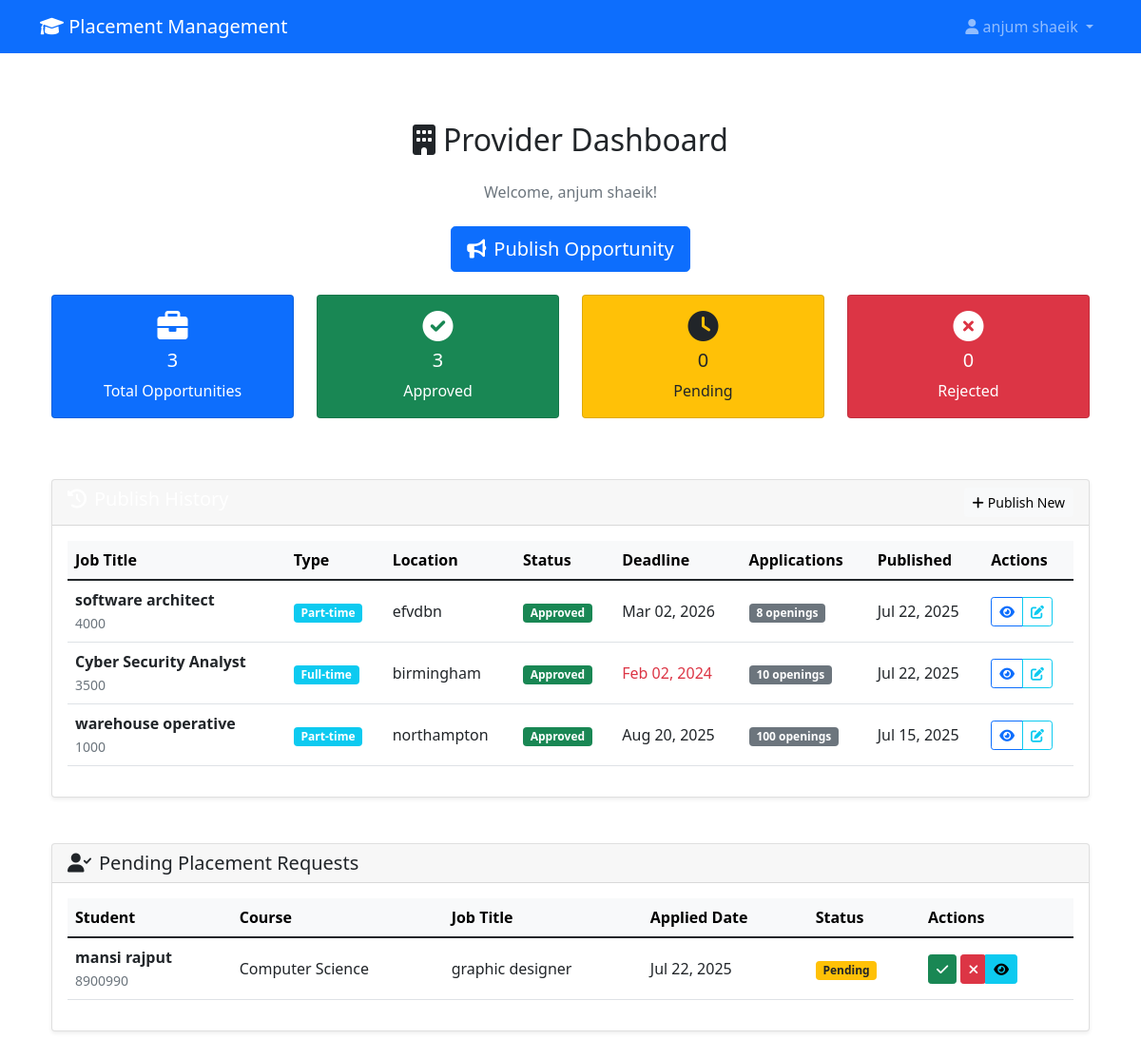
Before: /providers/dashboard/ (signed in) with the older database file.
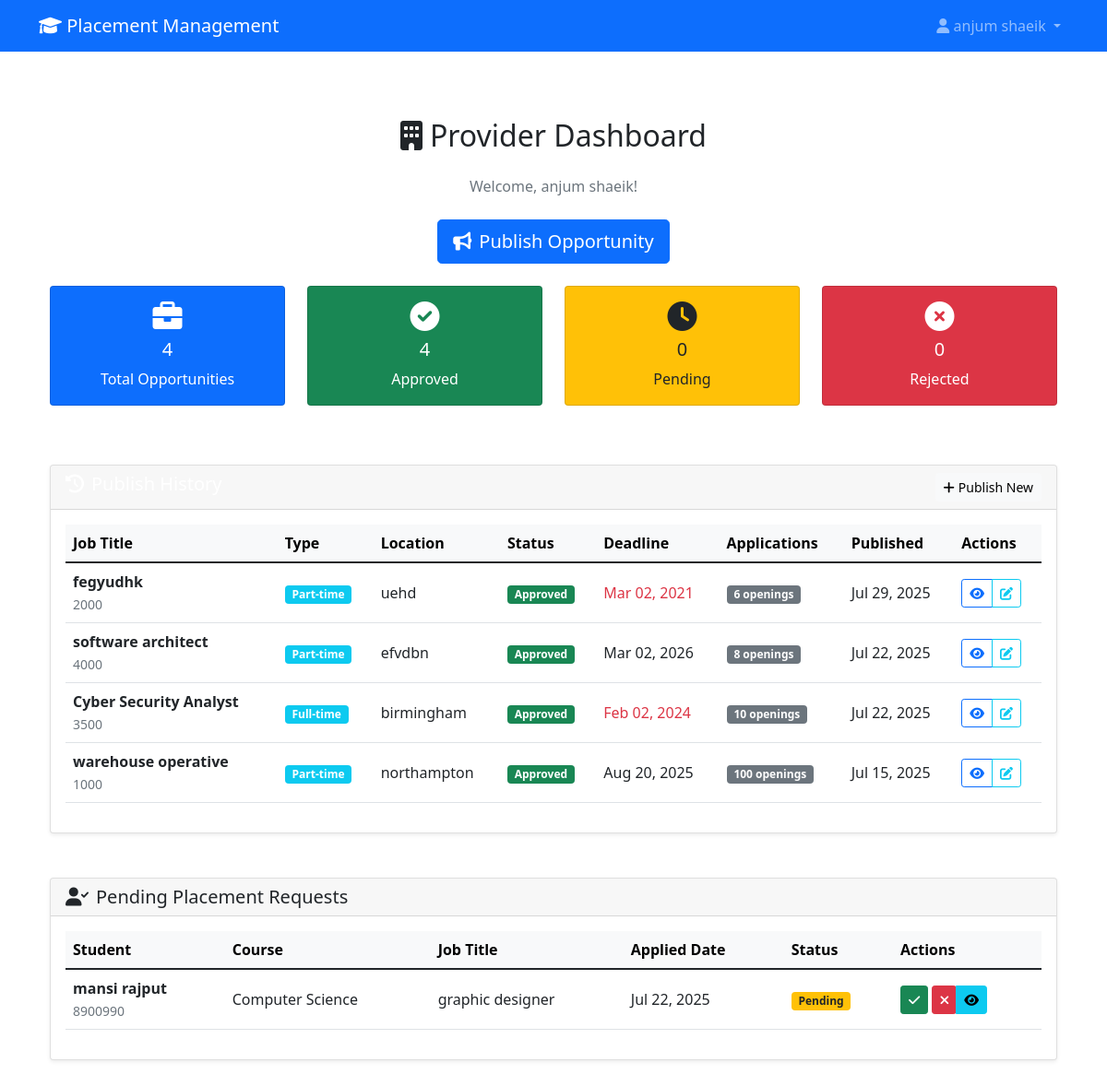
After: the same page with the newer database file.
### providers/models.py (models this page shows, shortened)
class PublishOpportunity(models.Model):
    OPPORTUNITY_TYPE_CHOICES = [
        ('internship', 'Internship'),
        ('full_time', 'Full-time'),
        ('part_time', 'Part-time'),
        ('contract', 'Contract'),
    ]
    STATUS_CHOICES = [
        ('pending', 'Pending'),
        ('approved', 'Approved'),
        ('rejected', 'Rejected'),
    ]
    provider = models.ForeignKey(ProviderProfile, on_delete=models.CASCADE, related_name='opportunities')
    title = models.CharField(max_length=200)
    description = models.TextField()
    location = models.CharField(max_length=100)
    type = models.CharField(max_length=20, choices=OPPORTUNITY_TYPE_CHOICES)
    stipend_salary = models.CharField(max_length=100, blank=True)
    application_deadline = models.DateField()
    start_date = models.DateField(null=True, blank=True)
    duration = models.CharField(max_length=50, blank=True)
    number_of_openings = models.PositiveIntegerField(null=True, blank=True)
    eligibility = models.TextField(blank=True)
    contact_email = models.EmailField()
    status = models.CharField(max_length=10, choices=STATUS_CHOICES, default='pending')
    created_at = models.DateTimeField(auto_now_add=True)
    updated_at = models.DateTimeField(auto_now=True)

### placements/models.py (models this page shows, shortened)
class PlacementRequest(models.Model):
    STATUS_CHOICES = (
        ('pending', 'Pending'),
        ('approved_by_provider', 'Approved by Provider'),
        ('approved_by_tutor', 'Approved by Tutor'),
        ('rejected', 'Rejected'),
        ('completed', 'Completed'),
    )
    student = models.ForeignKey(StudentProfile, on_delete=models.CASCADE)
    provider = models.ForeignKey(ProviderProfile, on_delete=models.CASCADE)
    tutor = models.ForeignKey(
        'accounts.TutorProfile',
        on_delete=models.SET_NULL,
        null=True,
        blank=True,
        related_name='placement_requests',
        verbose_name='Assigned Tutor'
    )
    company_name = models.CharField(max_length=200)
    job_title = models.CharField(max_length=100)
    job_description = models.TextField()
    start_date = models.DateField()
    end_date = models.DateField()
    location = models.CharField(max_length=200)
    latitude = models.DecimalField(max_digits=10, decimal_places=8, null=True, blank=True)
    longitude = models.DecimalField(max_digits=11, decimal_places=8, null=True, blank=True)
    status = models.CharField(max_length=20, choices=STATUS_CHOICES, default='pending')
    documents = models.FileField(upload_to='placement_documents/', null=True, blank=True)
    created_at = models.DateTimeField(auto_now_add=True)
    updated_at = models.DateTimeField(auto_now=True)
    provider_approved_at = models.DateTimeField(null=True, blank=True)
    tutor_approved_at = models.DateTimeField(null=True, blank=True)
    approved_by_tutor = models.ForeignKey(
        User,
        on_delete=models.SET_NULL,
        null=True,
        blank=True,
        related_name='approved_placements'
    )
    tutor_comments = models.TextField(blank=True, help_text="Comments from tutor during approval/rejection")
    provider_comments = models.TextField(blank=True, help_text="Comments from provider during approval/rejection")

### accounts/models.py (models this page shows, shortened)
class StudentProfile(models.Model):
    YEAR_CHOICES = (
        (1, 'First Year'),
        (2, 'Second Year'),
        (3, 'Third Year'),
        (4, 'Fourth Year'),
    )
    user = models.OneToOneField(User, on_delete=models.CASCADE)
    student_id = models.CharField(max_length=20, unique=True, validators=[validate_student_id])
    course = models.ForeignKey(Course, on_delete=models.CASCADE, related_name='students')
    year = models.IntegerField(choices=YEAR_CHOICES)
    cgpa = models.DecimalField(max_digits=4, decimal_places=2, null=True, blank=True)
    tutor = models.ForeignKey('TutorProfile', on_delete=models.SET_NULL, null=True, blank=True, related_name='assigned_students')
    resume = models.FileField(upload_to='resumes/', null=True, blank=True)
    address = models.TextField(blank=True)

class User(AbstractUser):
    USER_TYPES = (
        ('student', 'Student'),
        ('tutor', 'Tutor'),
        ('provider', 'Provider'),
    )
    user_type = models.CharField(max_length=10, choices=USER_TYPES)
    phone = models.CharField(max_length=15, blank=True, validators=[validate_phone_number])
    is_verified = models.BooleanField(default=False)
    created_at = models.DateTimeField(auto_now_add=True)
    updated_at = models.DateTimeField(auto_now=True)

class Course(models.Model):
    name = models.CharField(max_length=100, unique=True)
    code = models.CharField(max_length=20, unique=True)
    description = models.TextField(blank=True)
    duration_years = models.IntegerField(default=4)
    is_active = models.BooleanField(default=True)
    created_at = models.DateTimeField(auto_now_add=True)
    class Meta:
        ordering = ['name']

### providers/views.py (the view)
# urls.py: path('dashboard/', views.dashboard, name='dashboard'),
@provider_required
@handle_exceptions
def dashboard(request):
    provider_profile = request.user.providerprofile
    total_opps = PublishOpportunity.objects.filter(provider=provider_profile).count()
    pending_opps = PublishOpportunity.objects.filter(provider=provider_profile, status='pending').count()
    approved_opps = PublishOpportunity.objects.filter(provider=provider_profile, status='approved').count()
    rejected_opps = PublishOpportunity.objects.filter(provider=provider_profile, status='rejected').count()
    pending_requests = PlacementRequest.objects.filter(
        provider=provider_profile,
        status='pending'
    ).select_related('student__user', 'student__course').order_by('-created_at')[:5]
    recent_opportunities = PublishOpportunity.objects.filter(
        provider=provider_profile
    ).order_by('-created_at')[:10]
    context = {
        'provider_profile': provider_profile,
        'stats': {
            'total': total_opps,
            'pending': pending_opps,
            'approved': approved_opps,
            'rejected': rejected_opps,
        },
        'pending_requests': pending_requests,
        'recent_opportunities': recent_opportunities,
        'today': date.today(),
    }
    return render(request, 'providers/dashboard.html', context)

### core/context_processors.py (called while the page is built)
def global_context(request):
    return {
        'site_name': 'Placement Management System',
        'current_year': 2024,
    }

### templates/providers/dashboard.html (shortened to what the changed rows need)
{% extends 'base.html' %}
{% block content %}
<div class="container py-5">
    <div class="row">
        <div class="col-12 text-center">
            <h2 class="mb-4">
                <i class="fas fa-building me-2"></i>Provider Dashboard
            </h2>
        </div>
    </div>
    <div class="row mt-4">
        <div class="col-md-3 mb-3">
            <div class="card bg-primary text-white h-100">
                <div class="card-body text-center">
                    <i class="fas fa-briefcase fa-2x mb-2"></i>
                    <h5 class="card-title">{{ stats.total }}</h5>
                    <p class="card-text">Total Opportunities</p>
                </div>
            </div>
        </div>
        <div class="col-md-3 mb-3">
            <div class="card bg-success text-white h-100">
                <div class="card-body text-center">
                    <i class="fas fa-check-circle fa-2x mb-2"></i>
                    <h5 class="card-title">{{ stats.approved }}</h5>
                    <p class="card-text">Approved</p>
                </div>
            </div>
        </div>
    </div>
    <div class="row mt-5">
        <div class="col-12">
            <div class="card shadow-sm">
                <div class="card-body">
                    {% if recent_opportunities %}
                    <div class="table-responsive">
                        <table class="table table-hover align-middle">
                            <thead class="table-light">
                                <tr>
                                    <th>Job Title</th>
                                    <th>Type</th>
                                    <th>Location</th>
                                    <th>Status</th>
                                    <th>Deadline</th>
                                    <th>Applications</th>
                                    <th>Published</th>
                                    <th>Actions</th>
                                </tr>
                            </thead>
                            <tbody>
                                {% for opp in recent_opportunities %}
                                <tr>
                                    <td>
                                        <strong>{{ opp.title }}</strong><br>
                                        <small class="text-muted">{{ opp.stipend_salary|default:"Salary not specified" }}</small>
                                    </td>
                                    <td>
                                        <span class="badge bg-info">{{ opp.get_type_display }}</span>
                                    </td>
                                    <td>{{ opp.location }}</td>
                                    <td>
                                        {% if opp.status == 'pending' %}
                                            <span class="badge bg-warning text-dark">Pending</span>
                                        {% elif opp.status == 'approved' %}
                                            <span class="badge bg-success">Approved</span>
                                        {% elif opp.status == 'rejected' %}
                                            <span class="badge bg-danger">Rejected</span>
                                        {% endif %}
                                    </td>
                                    <td>
                                        {% if opp.application_deadline %}
                                            <span class="{% if opp.application_deadline < today %}text-danger{% endif %}">
                                                {{ opp.application_deadline|date:"M d, Y" }}
                                            </span>
                                        {% else %}
                                            <span class="text-muted">No deadline</span>
                                        {% endif %}
                                    </td>
                                    <td>
                                        <span class="badge bg-secondary">{{ opp.number_of_openings|default:"N/A" }} openings</span>
                                    </td>
                                    <td>{{ opp.created_at|date:"M d, Y" }}</td>
                                    <td>
                                        <div class="btn-group" role="group">
                                            <button type="button" class="btn btn-outline-primary btn-sm"
                                                    data-bs-toggle="modal"
                                                    data-bs-target="#opportunityModal{{ opp.id }}">
                                                <i class="fas fa-eye"></i>
                                            </button>
                                            <a href="#" class="btn btn-outline-info btn-sm">
                                                <i class="fas fa-edit"></i>
                                            </a>
                                        </div>
                                    </td>
                                </tr>
                                {% endfor %}
                            </tbody>
                        </table>
                    </div>
                    {% endif %}
                </div>
            </div>
        </div>
    </div>
    <div class="row mt-5">
        <div class="col-12">
            <div class="card shadow-sm">
                <div class="card-body">
                    {% if pending_requests %}
                    <div class="table-responsive">
                        <table class="table table-hover align-middle">
                            <thead class="table-light">
                                <tr>
                                    <th>Student</th>
                                    <th>Course</th>
                                    <th>Job Title</th>
                                    <th>Applied Date</th>
                                    <th>Status</th>
                                    <th>Actions</th>
                                </tr>
                            </thead>
                            <tbody>
                                {% for req in pending_requests %}
                                <tr>
                                    <td>
                                        <strong>{{ req.student.user.get_full_name }}</strong><br>
                                        <small class="text-muted">{{ req.student.student_id }}</small>
                                    </td>
                                    <td>{{ req.student.course.name }}</td>
                                    <td>{{ req.job_title }}</td>
                                    <td>{{ req.created_at|date:"M d, Y" }}</td>
                                    <td><span class="badge bg-warning text-dark">Pending</span></td>
                                    <td>
                                        <div class="btn-group" role="group">
                                            <form method="post" action="{% url 'providers:review_placement' req.pk %}" style="display:inline;">
                                                <button name="action" value="approve" class="btn btn-success btn-sm">
                                                    <i class="fas fa-check"></i>
                                                </button>
                                                <button name="action" value="reject" class="btn btn-danger btn-sm">
                                                    <i class="fas fa-times"></i>
                                                </button>
                                            </form>
                                            <a href="{% url 'providers:view_student' req.student.pk %}" class="btn btn-info btn-sm">
                                                <i class="fas fa-eye"></i>
                                            </a>
                                        </div>
                                    </td>
                                </tr>
                                {% endfor %}
                            </tbody>
                        </table>
                    </div>
                    {% else %}
                    <div class="alert alert-info">
                        <i class="fas fa-info-circle me-2"></i>No pending placement requests at the moment.
                    </div>
                    {% endif %}
                </div>
            </div>
        </div>
    </div>
</div>
{% endblock %}

Changed rows visible on the page:
added PublishOpportunity: title "fegyudhk", stipend_salary "2000", type "Part-time", location "uehd", status "Approved", application_deadline "Mar 02, 2021", number_of_openings "6", created_at "Jul 29, 2025"
Other visible differences:
{{ stats.total }}: "3" → "4"
{{ stats.approved }}: "3" → "4"
